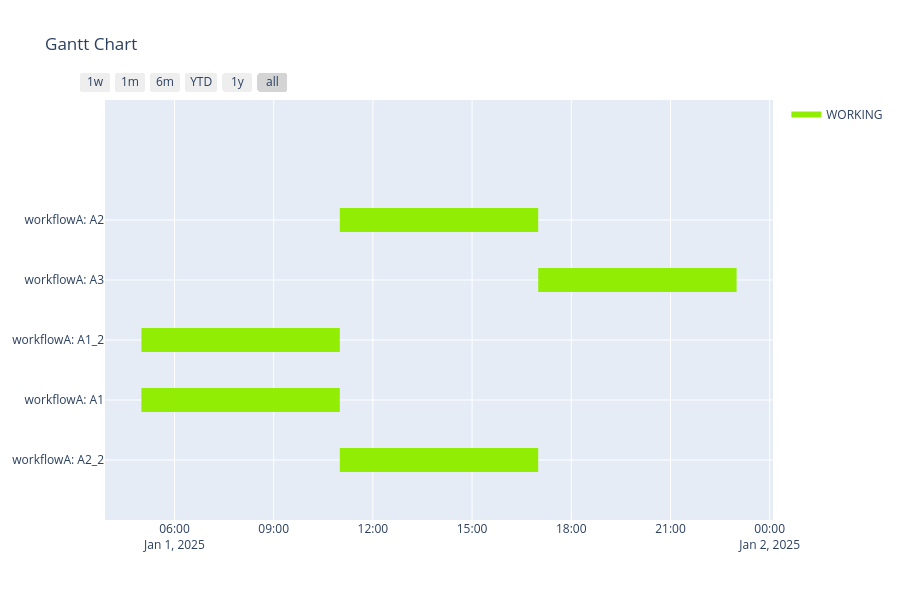

Notebook code cell kept with this figure:
### Code cell
workflowA.create_gantt_plotly(project.init_datetime, project.unit_timedelta).show()

### Figure 1 — Plotly figure (JSON) as saved in the notebook; plotly's stock layout.template omitted (floating-point values rounded to 4 significant figures)
{"data": [{"fill": "toself", "fillcolor": "rgb(146, 237, 5)", "hoverinfo": "name", "legendgroup": "rgb(146, 237, 5)", "mode": "none", "name": "WORKING", "type": "scatter", "x": ["2025-01-01 11:00:00", "2025-01-01 17:00:00", "2025-01-01 17:00:00", "2025-01-01 11:00:00", "2025-01-01 11:00:00", "2025-01-01 17:00:00", "2025-01-01 23:00:00", "2025-01-01 23:00:00", "2025-01-01 17:00:00", "2025-01-01 17:00:00", "2025-01-01 05:00:00", "2025-01-01 11:00:00", "2025-01-01 11:00:00", "2025-01-01 05:00:00", "2025-01-01 05:00:00", "2025-01-01 05:00:00", "2025-01-01 11:00:00", "2025-01-01 11:00:00", "2025-01-01 05:00:00", "2025-01-01 05:00:00", "2025-01-01 11:00:00", "2025-01-01 17:00:00", "2025-01-01 17:00:00", "2025-01-01 11:00:00"], "y": [3.8, 3.8, 4.2, 4.2, null, 2.8, 2.8, 3.2, 3.2, null, 1.8, 1.8, 2.2, 2.2, null, 0.8, 0.8, 1.2, 1.2, null, -0.2, -0.2, 0.2, 0.2]}, {"legendgroup": "rgb(146, 237, 5)", "marker": {"color": "rgb(146, 237, 5)", "opacity": 0, "size": 1}, "mode": "markers", "name": "", "showlegend": false, "text": [null, null, null, null, null, null, null, null, null, null], "type": "scatter", "x": ["2025-01-01 11:00:00", "2025-01-01 17:00:00", "2025-01-01 17:00:00", "2025-01-01 23:00:00", "2025-01-01 05:00:00", "2025-01-01 11:00:00", "2025-01-01 05:00:00", "2025-01-01 11:00:00", "2025-01-01 11:00:00", "2025-01-01 17:00:00"], "y": [4, 4, 3, 3, 2, 2, 1, 1, 0, 0]}], "layout": {"height": 600, "hovermode": "closest", "showlegend": true, "title": {"text": "Gantt Chart"}, "xaxis": {"rangeselector": {"buttons": [{"count": 7, "label": "1w", "step": "day", "stepmode": "backward"}, {"count": 1, "label": "1m", "step": "month", "stepmode": "backward"}, {"count": 6, "label": "6m", "step": "month", "stepmode": "backward"}, {"count": 1, "label": "YTD", "step": "year", "stepmode": "todate"}, {"count": 1, "label": "1y", "step": "year", "stepmode": "backward"}, {"step": "all"}]}, "showgrid": true, "type": "date", "zeroline": false}, "yaxis": {"autorange": false, "range": [-1, 6], "showgrid": true, "ticktext": ["workflowA: A2_2", "workflowA: A1", "workflowA: A1_2", "workflowA: A3", "workflowA: A2"], "tickvals": [0, 1, 2, 3, 4], "zeroline": false}}}
